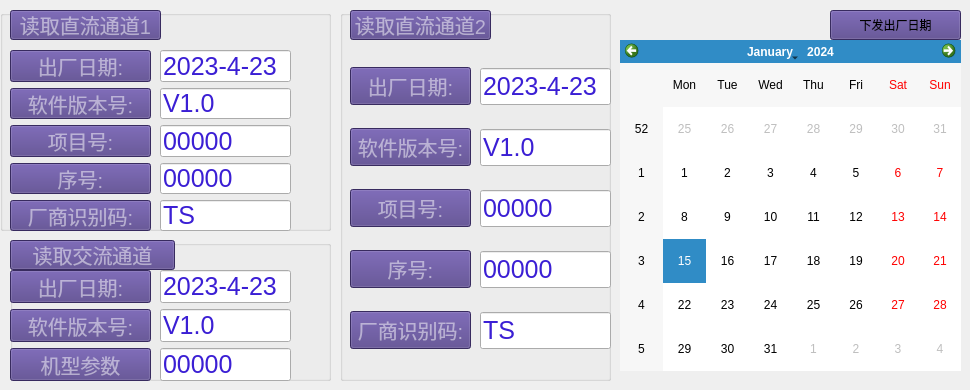
   <widget class="QWidget" name="tab_5">
    <attribute name="title">
     <string>系统设置</string>
    </attribute>
    <widget class="QGroupBox" name="groupBox_16">
     <property name="geometry">
      <rect>
       <x>0</x>
       <y>10</y>
       <width>331</width>
       <height>221</height>
      </rect>
     </property>
     <property name="styleSheet">
      <string notr="true"> color: rgba(255,255,255,0.5);
font-size: 20px;</string>
     </property>
     <property name="title">
      <string/>
     </property>
     <widget class="QPushButton" name="pushButton_140">
      <property name="geometry">
       <rect>
        <x>10</x>
        <y>0</y>
        <width>151</width>
        <height>30</height>
       </rect>
      </property>
      <property name="styleSheet">
       <string notr="true">    background: rgb(79, 60, 133);</string>
      </property>
      <property name="text">
       <string>读取直流通道1</string>
      </property>
     </widget>
     <widget class="QWidget" name="layoutWidget_17">
      <property name="geometry">
       <rect>
        <x>10</x>
        <y>40</y>
        <width>141</width>
        <height>181</height>
       </rect>
      </property>
      <layout class="QVBoxLayout" name="verticalLayout_25">
       <item>
        <widget class="QPushButton" name="pushButton_141">
         <property name="styleSheet">
          <string notr="true">    background: rgb(79, 60, 133);</string>
         </property>
         <property name="text">
          <string>出厂日期:</string>
         </property>
        </widget>
       </item>
       <item>
        <widget class="QPushButton" name="pushButton_142">
         <property name="styleSheet">
          <string notr="true">    background: rgb(79, 60, 133);</string>
         </property>
         <property name="text">
          <string>软件版本号:</string>
         </property>
        </widget>
       </item>
       <item>
        <widget class="QPushButton" name="pushButton_143">
         <property name="styleSheet">
          <string notr="true">    background: rgb(79, 60, 133);</string>
         </property>
         <property name="text">
          <string>项目号:</string>
         </property>
        </widget>
       </item>
       <item>
        <widget class="QPushButton" name="pushButton_144">
         <property name="styleSheet">
          <string notr="true">    background: rgb(79, 60, 133);</string>
         </property>
         <property name="text">
          <string>序号:</string>
         </property>
        </widget>
       </item>
       <item>
        <widget class="QPushButton" name="pushButton_146">
         <property name="styleSheet">
          <string notr="true">    background: rgb(79, 60, 133);</string>
         </property>
         <property name="text">
          <string>厂商识别码:</string>
         </property>
        </widget>
       </item>
      </layout>
     </widget>
     <widget class="QWidget" name="layoutWidget">
      <property name="geometry">
       <rect>
        <x>160</x>
        <y>40</y>
        <width>131</width>
        <height>181</height>
       </rect>
      </property>
      <layout class="QVBoxLayout" name="verticalLayout_26">
       <item>
        <widget class="QLineEdit" name="lineEdit_132">
         <property name="styleSheet">
          <string notr="true">font-size: 25px;
color: rgb(59, 31, 212);</string>
         </property>
         <property name="text">
          <string>2023-4-23</string>
         </property>
        </widget>
       </item>
       <item>
        <widget class="QLineEdit" name="lineEdit_123">
         <property name="styleSheet">
          <string notr="true">font-size: 25px;
color: rgb(59, 31, 212);</string>
         </property>
         <property name="text">
          <string>V1.0</string>
         </property>
        </widget>
       </item>
       <item>
        <widget class="QLineEdit" name="lineEdit_124">
         <property name="styleSheet">
          <string notr="true">font-size: 25px;
color: rgb(59, 31, 212);</string>
         </property>
         <property name="text">
          <string>00000</string>
         </property>
        </widget>
       </item>
       <item>
        <widget class="QLineEdit" name="lineEdit_125">
         <property name="contextMenuPolicy">
          <enum>Qt::CustomContextMenu</enum>
         </property>
         <property name="styleSheet">
          <string notr="true">font-size: 25px;
color: rgb(59, 31, 212);</string>
         </property>
         <property name="text">
          <string>00000</string>
         </property>
        </widget>
       </item>
       <item>
        <widget class="QLineEdit" name="lineEdit_127">
         <property name="styleSheet">
          <string notr="true">font-size: 25px;
color: rgb(59, 31, 212);</string>
         </property>
         <property name="text">
          <string>TS</string>
         </property>
        </widget>
       </item>
      </layout>
     </widget>
    </widget>
    <widget class="QGroupBox" name="groupBox_17">
     <property name="geometry">
      <rect>
       <x>340</x>
       <y>10</y>
       <width>271</width>
       <height>371</height>
      </rect>
     </property>
     <property name="styleSheet">
      <string notr="true"> color: rgba(255,255,255,0.5);
font-size: 20px;</string>
     </property>
     <property name="title">
      <string/>
     </property>
     <widget class="QPushButton" name="pushButton_147">
      <property name="geometry">
       <rect>
        <x>10</x>
        <y>0</y>
        <width>141</width>
        <height>30</height>
       </rect>
      </property>
      <property name="styleSheet">
       <string notr="true">    background: rgb(79, 60, 133);</string>
      </property>
      <property name="text">
       <string>读取直流通道2</string>
      </property>
     </widget>
     <widget class="QWidget" name="layoutWidget_19">
      <property name="geometry">
       <rect>
        <x>10</x>
        <y>40</y>
        <width>121</width>
        <height>321</height>
       </rect>
      </property>
      <layout class="QVBoxLayout" name="verticalLayout_27">
       <item>
        <widget class="QPushButton" name="pushButton_148">
         <property name="styleSheet">
          <string notr="true">    background: rgb(79, 60, 133);</string>
         </property>
         <property name="text">
          <string>出厂日期:</string>
         </property>
        </widget>
       </item>
       <item>
        <widget class="QPushButton" name="pushButton_149">
         <property name="styleSheet">
          <string notr="true">    background: rgb(79, 60, 133);</string>
         </property>
         <property name="text">
          <string>软件版本号:</string>
         </property>
        </widget>
       </item>
       <item>
        <widget class="QPushButton" name="pushButton_150">
         <property name="styleSheet">
          <string notr="true">    background: rgb(79, 60, 133);</string>
         </property>
         <property name="text">
          <string>项目号:</string>
         </property>
        </widget>
       </item>
       <item>
        <widget class="QPushButton" name="pushButton_151">
         <property name="styleSheet">
          <string notr="true">    background: rgb(79, 60, 133);</string>
         </property>
         <property name="text">
          <string>序号:</string>
         </property>
        </widget>
       </item>
       <item>
        <widget class="QPushButton" name="pushButton_153">
         <property name="styleSheet">
          <string notr="true">    background: rgb(79, 60, 133);</string>
         </property>
         <property name="text">
          <string>厂商识别码:</string>
         </property>
        </widget>
       </item>
      </layout>
     </widget>
     <widget class="QWidget" name="layoutWidget_20">
      <property name="geometry">
       <rect>
        <x>140</x>
        <y>40</y>
        <width>131</width>
        <height>321</height>
       </rect>
      </property>
      <layout class="QVBoxLayout" name="verticalLayout_28">
       <item>
        <widget class="QLineEdit" name="lineEdit_128">
         <property name="styleSheet">
          <string notr="true">font-size: 25px;
color: rgb(59, 31, 212);</string>
         </property>
         <property name="text">
          <string>2023-4-23</string>
         </property>
        </widget>
       </item>
       <item>
        <widget class="QLineEdit" name="lineEdit_129">
         <property name="styleSheet">
          <string notr="true">font-size: 25px;
color: rgb(59, 31, 212);</string>
         </property>
         <property name="text">
          <string>V1.0</string>
         </property>
        </widget>
       </item>
       <item>
        <widget class="QLineEdit" name="lineEdit_130">
         <property name="styleSheet">
          <string notr="true">font-size: 25px;
color: rgb(59, 31, 212);</string>
         </property>
         <property name="text">
          <string>00000</string>
         </property>
        </widget>
       </item>
       <item>
        <widget class="QLineEdit" name="lineEdit_131">
         <property name="styleSheet">
          <string notr="true">font-size: 25px;
color: rgb(59, 31, 212);</string>
         </property>
         <property name="text">
          <string>00000</string>
         </property>
        </widget>
       </item>
       <item>
        <widget class="QLineEdit" name="lineEdit_133">
         <property name="styleSheet">
          <string notr="true">font-size: 25px;
color: rgb(59, 31, 212);</string>
         </property>
         <property name="text">
          <string>TS</string>
         </property>
        </widget>
       </item>
      </layout>
     </widget>
    </widget>
    <widget class="QGroupBox" name="groupBox_18">
     <property name="geometry">
      <rect>
       <x>10</x>
       <y>240</y>
       <width>321</width>
       <height>141</height>
      </rect>
     </property>
     <property name="styleSheet">
      <string notr="true"> color: rgba(255,255,255,0.5);
font-size: 20px;</string>
     </property>
     <property name="title">
      <string/>
     </property>
     <widget class="QPushButton" name="pushButton_154">
      <property name="geometry">
       <rect>
        <x>0</x>
        <y>0</y>
        <width>165</width>
        <height>30</height>
       </rect>
      </property>
      <property name="styleSheet">
       <string notr="true">    background: rgb(79, 60, 133);</string>
      </property>
      <property name="text">
       <string>读取交流通道</string>
      </property>
     </widget>
     <widget class="QWidget" name="layoutWidget">
      <property name="geometry">
       <rect>
        <x>0</x>
        <y>30</y>
        <width>141</width>
        <height>111</height>
       </rect>
      </property>
      <layout class="QVBoxLayout" name="verticalLayout_29">
       <item>
        <widget class="QPushButton" name="pushButton_155">
         <property name="styleSheet">
          <string notr="true">    background: rgb(79, 60, 133);</string>
         </property>
         <property name="text">
          <string>出厂日期:</string>
         </property>
        </widget>
       </item>
       <item>
        <widget class="QPushButton" name="pushButton_156">
         <property name="styleSheet">
          <string notr="true">    background: rgb(79, 60, 133);</string>
         </property>
         <property name="text">
          <string>软件版本号:</string>
         </property>
        </widget>
       </item>
       <item>
        <widget class="QPushButton" name="pushButton_157">
         <property name="styleSheet">
          <string notr="true">    background: rgb(79, 60, 133);</string>
         </property>
         <property name="text">
          <string>机型参数</string>
         </property>
        </widget>
       </item>
      </layout>
     </widget>
     <widget class="QWidget" name="layoutWidget">
      <property name="geometry">
       <rect>
        <x>150</x>
        <y>30</y>
        <width>131</width>
        <height>111</height>
       </rect>
      </property>
      <layout class="QVBoxLayout" name="verticalLayout_30">
       <item>
        <widget class="QLineEdit" name="lineEdit_134">
         <property name="styleSheet">
          <string notr="true">font-size: 25px;
color: rgb(59, 31, 212);</string>
         </property>
         <property name="text">
          <string>2023-4-23</string>
         </property>
        </widget>
       </item>
       <item>
        <widget class="QLineEdit" name="lineEdit_135">
         <property name="styleSheet">
          <string notr="true">font-size: 25px;
color: rgb(59, 31, 212);</string>
         </property>
         <property name="text">
          <string>V1.0</string>
         </property>
        </widget>
       </item>
       <item>
        <widget class="QLineEdit" name="lineEdit_139">
         <property name="styleSheet">
          <string notr="true">font-size: 25px;
color: rgb(59, 31, 212);</string>
         </property>
         <property name="text">
          <string>00000</string>
         </property>
        </widget>
       </item>
      </layout>
     </widget>
    </widget>
    <widget class="QCalendarWidget" name="calendarWidget">
     <property name="geometry">
      <rect>
       <x>620</x>
       <y>40</y>
       <width>341</width>
       <height>331</height>
      </rect>
     </property>
    </widget>
    <widget class="QPushButton" name="pushButton_152">
     <property name="geometry">
      <rect>
       <x>830</x>
       <y>10</y>
       <width>131</width>
       <height>30</height>
      </rect>
     </property>
     <property name="styleSheet">
      <string notr="true">    background: rgb(79, 60, 133);</string>
     </property>
     <property name="text">
      <string>下发出厂日期</string>
     </property>
    </widget>
   </widget>
